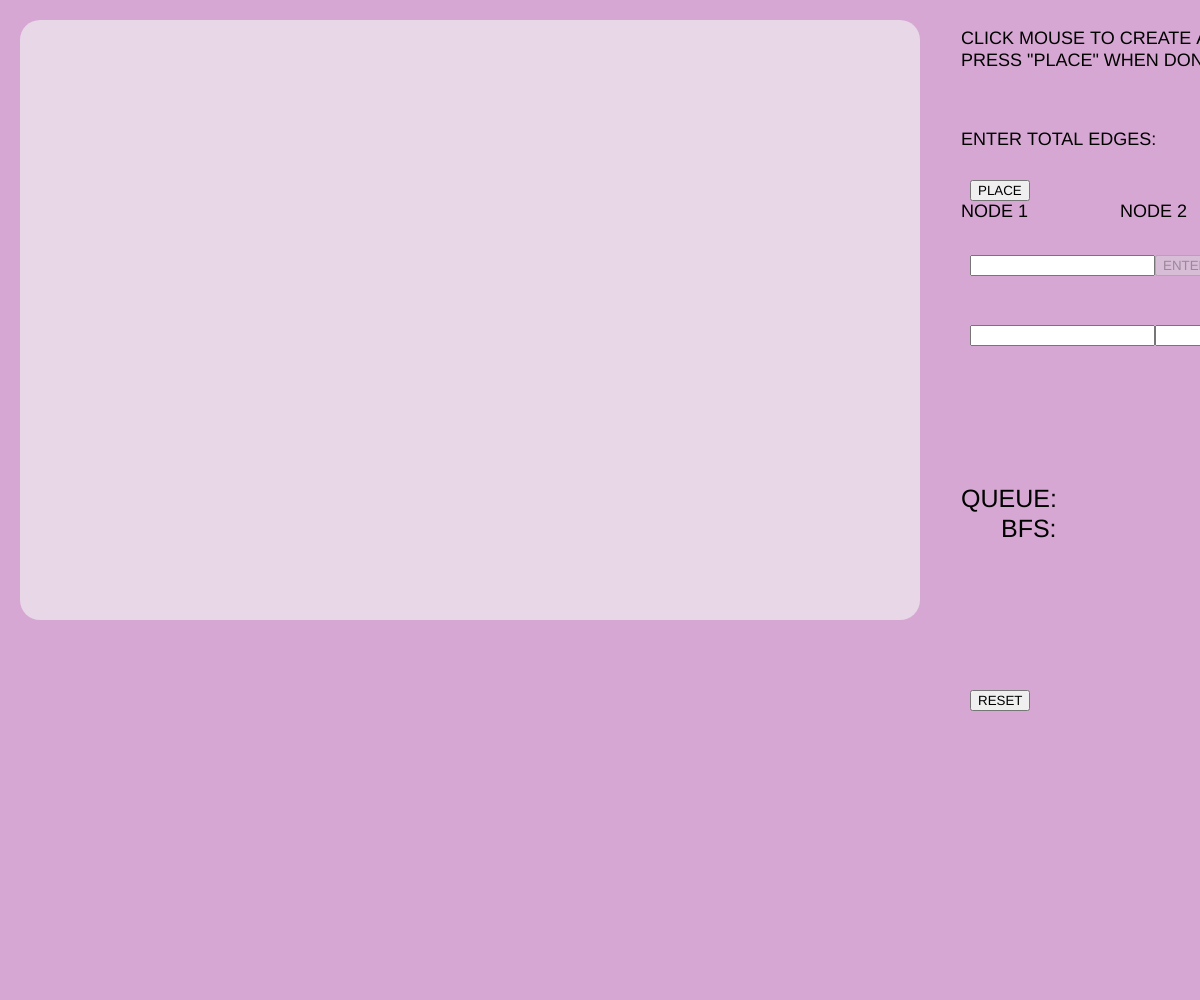
Frame 1 (no input)
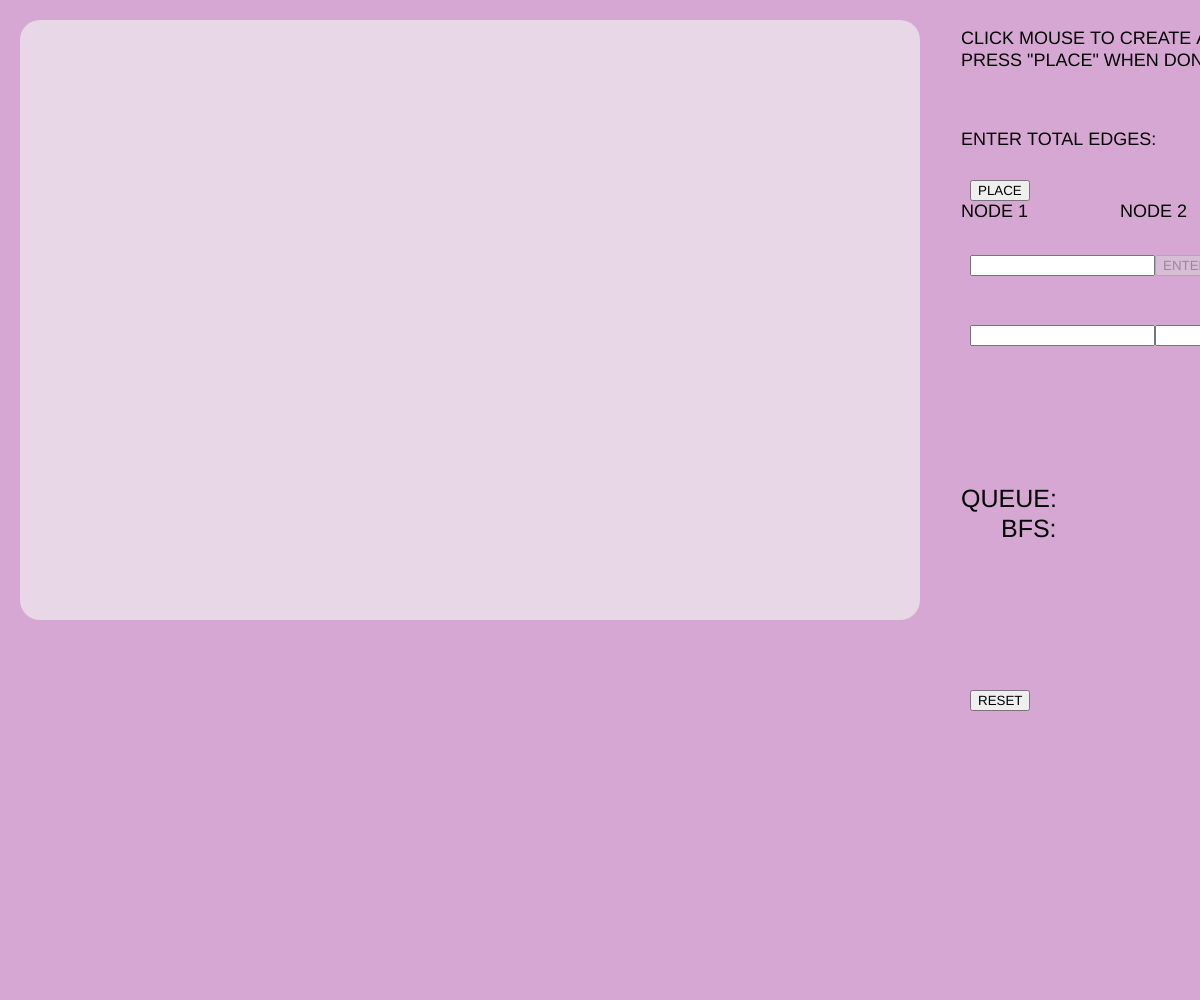
Frame 60 (no input)
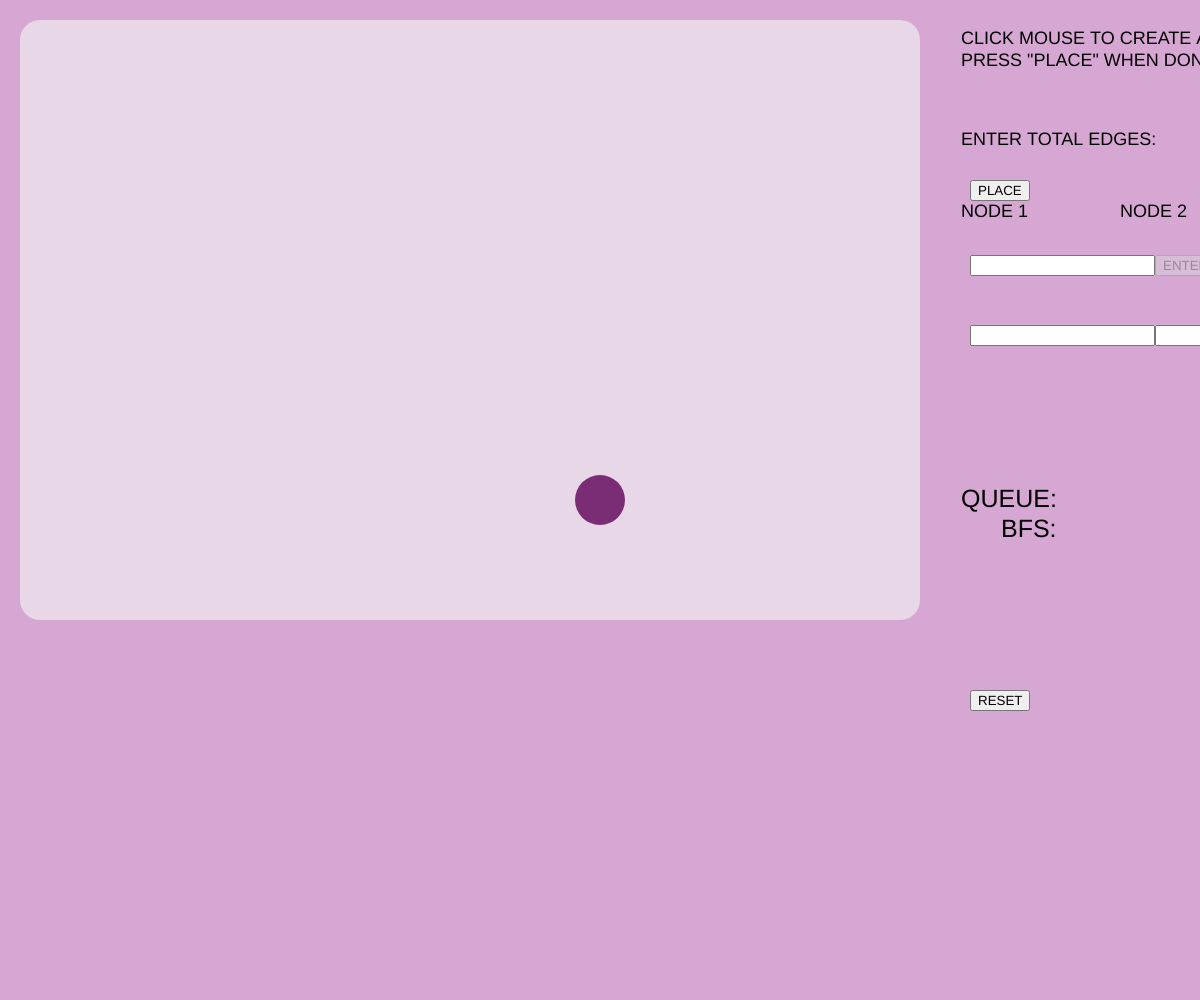
Frame 120 (the mouse pressed at the canvas centre since frame 60)

The p5.js sketch that drew these frames (run headless with seeded random() and noise() and a simulated clock; from frame 60 on, the mouse is pressed at the canvas centre):

// p5.js sketch
// ── sketch.js
var b_place,i_edg,i_v1,i_v2,b_adde,b_edg,b_reset,b_nstep;
var totnods,maxnods,totedg,maxedg,count;
var bkcol='#d6a7d3',nodcol='#7a2d74';
var canvascol='#e8d7e7',canvasx=20,canvasy=20,canvasw=900,canvash=600;
var mainarr,disparr,msg=[],msgflag,place;
var bfsarr,queue,visited;
var vhl,qhl,next,nexttot;

msg[0]='';
msg[1]='*INVALID INPUT';
msg[2]='*AT LEAST 2 NODES REQUIRED';
msg[3]='*MAXIMUM NODE LIMIT REACHED';
msg[4]='*THOSE ARE TOO MANY EDGES!';
msg[5]='*EDGE ADDED';
msg[6]='*EDGES ALREADY EXISTS';

function setup(){
  createCanvas(window.innerWidth,window.innerHeight);

  b_place=createButton('PLACE');
  b_place.position(canvasx+canvasw+50,180)
  b_place.mousePressed(nodesplaced);

  i_edg=createInput();
  i_edg.position(canvasx+canvasw+50,255);

  b_edg=createButton('ENTER');
  b_edg.position(i_edg.x+i_edg.width,i_edg.y)
  b_edg.mousePressed(defedgs);

  i_v1=createInput();
  i_v1.position(canvasx+canvasw+50,325);
  i_v2=createInput();
  i_v2.position(i_v1.x+i_v1.width,i_v1.y);
  b_adde=createButton('ADD EDGE');
  b_adde.position(i_v2.x+i_v2.width,i_v2.y);
  b_adde.mousePressed(addedge);

  b_reset=createButton('RESET');
  b_reset.position(canvasx+canvasw+50,canvasy+canvash+70);
  b_reset.mousePressed(reset);

  reset();
}

function draw(){
  background(bkcol);
  noStroke();
  textAlign(LEFT,CENTER);
  fill(0);
  text('CLICK MOUSE TO CREATE A NODE\nPRESS "PLACE" WHEN DONE',canvasw+canvasx+41,50);
  text('ENTER TOTAL EDGES: ',canvasw+canvasx+41,140);
  text('NODE 1',canvasw+canvasx+41,212);
  text('NODE 2',canvasw+canvasx+200,212);
  text(msg[msgflag],canvasw+canvasx+40,300);
  textSize(25);
  text('QUEUE: '+qhl[next],canvasw+canvasx+41,500);
  text('BFS: '+vhl[next],canvasw+canvasx+81,530);
  textSize(18);
  fill(canvascol);
  rect(canvasx,canvasy,canvasw,canvash,20);

  if(placecondition()){
    fill(nodcol);
    ellipse(mouseX,mouseY,50,50);
  }
  stroke(128);
  strokeWeight(4);
  for(var i=0;i<totnods;i++){
    for(var j=0;j<i+1;j++){
      if(mainarr[i][j]==1){
        line(disparr[i][1],disparr[i][2],disparr[j][1],disparr[j][2]);
      }
    }
  }
  noStroke();

  for(var i=0;i<maxnods;i++){
    if(disparr[i][0]!=undefined){
      for(var x=0;x<vhl[next].length;x++){
        if(i==vhl[next][x]){
          fill('#341835');
          ellipse(disparr[i][1],disparr[i][2],70,70);
        }
      }
      fill(nodcol);
      ellipse(disparr[i][1],disparr[i][2],50,50);
      fill(255);
      textAlign(CENTER,CENTER);
      text(disparr[i][0],disparr[i][1],disparr[i][2]);
    }
  }

}

function placecondition(){
  if(place&&mouseX-30>=canvasx&&mouseX+30<=canvasx+canvasw&&mouseY-30>=canvasy&&mouseY+30<=canvasy+canvash)
    return true;
  else
    return false;
}

function nodesplaced(){
  if(count<=1){
    msgflag=2;//at least 2 nodes
    return;
  }
  totnods=count;
  b_place.attribute('disabled','');
  b_edg.removeAttribute('disabled');
  count=0;
  place=false;
}

function mouseClicked(){
  if(placecondition()){
    disparr[count][0]=count;
    disparr[count][1]=mouseX;
    disparr[count][2]=mouseY;
    count++;
    if(count==maxnods){
      place=false;
      count=0;
      totnods=maxnods;
      b_place.attribute('disabled','');
      b_edg.removeAttribute('disabled');
      msgflag=3;//max node limit
    }
  }
}

function defedgs(){
  var temp=i_edg.value().replace(/\s+/g,"");
  i_edg.value('');
  maxedg=(totnods*(totnods-1))/2;
  if(isFinite(temp)&&temp!=''){
    temp=int(temp);
    if(temp>maxedg){
      msgflag=4;//too many edges
      return;
    }
    if(temp==0){
      msgflag=1;//invalid ip
      return;
    }
    totedg=temp;
    msgflag=0;
    i_edg.value(totedg);
    i_edg.attribute('disabled',''); 
    b_edg.attribute('disabled','');
    b_adde.removeAttribute('disabled');
  }
  else{
    msgflag=1;//invalid input
  }
}

function addedge(){
  var v1=i_v1.value().replace(/\s+/g,"");
  i_v1.value('');
  var v2=i_v2.value().replace(/\s+/g,"");
  i_v2.value('');
  if(isFinite(v1)&&v1!=''&&isFinite(v2)&&v2!=''){
    v1=int(v1);
    v2=int(v2);
    if(v1>=totnods||v2>=totnods||v1==v2){
      msgflag=1;
      return;
    }
    if(mainarr[v1][v2]==0){
      mainarr[v1][v2]=1;
      mainarr[v2][v1]=1;
      msgflag=5;
      count++;
      if(count==totedg){
        i_v1.attribute('disabled','');
        i_v2.attribute('disabled','');
        b_adde.attribute('disabled','');
        count=0;
        msgflag=0;

        b_nstep=createButton('NEXT STEP');
        b_nstep.position(b_reset.x+b_reset.width,b_reset.y);
        b_nstep.mousePressed(step);

        traverseBFS();
      }
    }
    else{
      msgflag=6;//edges exists
      return;
    }
  }
  else{
    msgflag=1;//invalid input
  }
}

function traverseBFS(){
  var i=0,j=0;
  queue.push(i);

  while(queue.length!=0){
    qhl[next]=queue.slice();

    bfsarr.push(queue.shift());

    vhl[next++]=bfsarr.slice();
    
    
    i=bfsarr[j];
    visited[i]=true;
    for(var k=0;k<totnods;k++){
      if(i!=k&&mainarr[i][k]==1&&!visited[k]){
        queue.push(k);
        visited[k]=true;

        qhl[next]=queue.slice();
        vhl[next]=vhl[next-1].slice();
        next++;
      }
    }
    j++;
  }
  
  vhl[next]=vhl[next-1].slice();
  qhl[next++]=queue.slice();

  nexttot=next;
  console.log('nexttot: '+nexttot);
  console.log(vhl);
  console.log(qhl);
  next=0;
}

function step(){
  next++;
  if(next==nexttot){
    next--;
    b_nstep.remove();
  }
}

function reset(){
  totnods=0;
  maxnods=10;
  totedg=0;
  maxedg=0;
  count=0;
  msgflag=0;
  place=true;
  mainarr=[];
  disparr=[];
  bfsarr=[];
  queue=[];
  visited=[];
  next=0;
  vhl=[];
  qhl=[];

  for(var i=0;i<maxnods;i++){
    mainarr[i]=[];
    disparr[i]=[];
    visited[i]=false;
  }

  for(var i=0;i<maxnods;i++){
    for(var j=0;j<maxnods;j++){
      mainarr[i][j]=0;
    }
    for(var j=0;j<3;j++){
      disparr[i][j]=undefined;
    }
  }

  for(var i=0;i<30;i++){
    vhl[i]=[];
    qhl[i]=[];
  }

  i_edg.value('');
  b_place.removeAttribute('disabled');

  b_edg.attribute('disabled','');
  b_adde.attribute('disabled','');

  i_edg.removeAttribute('disabled');
  i_v1.removeAttribute('disabled');
  i_v2.removeAttribute('disabled');

  textSize(18);
  textStyle(NORMAL);
}
